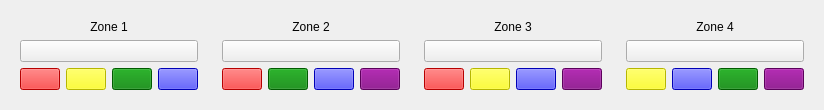
                  <widget class="QWidget" name="tab_5">
                   <attribute name="title">
                    <string>Static</string>
                   </attribute>
                   <layout class="QHBoxLayout" name="horizontalLayout_13">
                    <item alignment="Qt::AlignHCenter">
                     <widget class="QWidget" name="widget_9" native="true">
                      <layout class="QVBoxLayout" name="verticalLayout_8">
                       <item>
                        <widget class="QPushButton" name="pushButton_8">
                         <property name="font">
                          <font>
                           <pointsize>9</pointsize>
                          </font>
                         </property>
                         <property name="styleSheet">
                          <string notr="true">*{
border:none;}</string>
                         </property>
                         <property name="text">
                          <string>Zone 1</string>
                         </property>
                         <property name="icon">
                          <iconset>
                           <normaloff>D:/C/uet_3_2/tuong tac/library/toggle-left.svg</normaloff>D:/C/uet_3_2/tuong tac/library/toggle-left.svg</iconset>
                         </property>
                         <property name="iconSize">
                          <size>
                           <width>30</width>
                           <height>30</height>
                          </size>
                         </property>
                        </widget>
                       </item>
                       <item>
                        <widget class="QPushButton" name="pushButton_9">
                         <property name="styleSheet">
                          <string notr="true"/>
                         </property>
                         <property name="text">
                          <string/>
                         </property>
                        </widget>
                       </item>
                       <item>
                        <layout class="QHBoxLayout" name="horizontalLayout_17">
                         <item>
                          <widget class="QPushButton" name="pushButton_24">
                           <property name="enabled">
                            <bool>true</bool>
                           </property>
                           <property name="styleSheet">
                            <string notr="true">background-color:red

</string>
                           </property>
                           <property name="text">
                            <string/>
                           </property>
                          </widget>
                         </item>
                         <item>
                          <widget class="QPushButton" name="pushButton_6">
                           <property name="styleSheet">
                            <string notr="true">background-color:yellow

</string>
                           </property>
                           <property name="text">
                            <string/>
                           </property>
                          </widget>
                         </item>
                         <item>
                          <widget class="QPushButton" name="pushButton_22">
                           <property name="styleSheet">
                            <string notr="true">background-color:green</string>
                           </property>
                           <property name="text">
                            <string/>
                           </property>
                          </widget>
                         </item>
                         <item>
                          <widget class="QPushButton" name="pushButton_23">
                           <property name="styleSheet">
                            <string notr="true">background-color:blue</string>
                           </property>
                           <property name="text">
                            <string/>
                           </property>
                          </widget>
                         </item>
                        </layout>
                       </item>
                      </layout>
                     </widget>
                    </item>
                    <item>
                     <widget class="QWidget" name="widget_10" native="true">
                      <layout class="QVBoxLayout" name="verticalLayout_9">
                       <item>
                        <widget class="QPushButton" name="pushButton_10">
                         <property name="font">
                          <font>
                           <pointsize>9</pointsize>
                          </font>
                         </property>
                         <property name="styleSheet">
                          <string notr="true">*{
border:none;}</string>
                         </property>
                         <property name="text">
                          <string>Zone 2</string>
                         </property>
                         <property name="icon">
                          <iconset>
                           <normaloff>D:/C/uet_3_2/tuong tac/library/toggle-left.svg</normaloff>D:/C/uet_3_2/tuong tac/library/toggle-left.svg</iconset>
                         </property>
                         <property name="iconSize">
                          <size>
                           <width>30</width>
                           <height>30</height>
                          </size>
                         </property>
                        </widget>
                       </item>
                       <item>
                        <widget class="QPushButton" name="pushButton_11">
                         <property name="styleSheet">
                          <string notr="true"/>
                         </property>
                         <property name="text">
                          <string/>
                         </property>
                        </widget>
                       </item>
                       <item>
                        <layout class="QHBoxLayout" name="horizontalLayout_18">
                         <item>
                          <widget class="QPushButton" name="pushButton_25">
                           <property name="styleSheet">
                            <string notr="true">background-color:red</string>
                           </property>
                           <property name="text">
                            <string/>
                           </property>
                          </widget>
                         </item>
                         <item>
                          <widget class="QPushButton" name="pushButton_26">
                           <property name="styleSheet">
                            <string notr="true">background-color:green
</string>
                           </property>
                           <property name="text">
                            <string/>
                           </property>
                          </widget>
                         </item>
                         <item>
                          <widget class="QPushButton" name="pushButton_27">
                           <property name="styleSheet">
                            <string notr="true">background-color:blue
</string>
                           </property>
                           <property name="text">
                            <string/>
                           </property>
                          </widget>
                         </item>
                         <item>
                          <widget class="QPushButton" name="pushButton_28">
                           <property name="styleSheet">
                            <string notr="true">background-color:purple</string>
                           </property>
                           <property name="text">
                            <string/>
                           </property>
                          </widget>
                         </item>
                        </layout>
                       </item>
                      </layout>
                     </widget>
                    </item>
                    <item>
                     <widget class="QWidget" name="widget_11" native="true">
                      <layout class="QVBoxLayout" name="verticalLayout_10">
                       <item>
                        <widget class="QPushButton" name="pushButton_12">
                         <property name="font">
                          <font>
                           <pointsize>9</pointsize>
                          </font>
                         </property>
                         <property name="styleSheet">
                          <string notr="true">*{
border:none;}</string>
                         </property>
                         <property name="text">
                          <string>Zone 3</string>
                         </property>
                         <property name="icon">
                          <iconset>
                           <normaloff>D:/C/uet_3_2/tuong tac/library/toggle-left.svg</normaloff>D:/C/uet_3_2/tuong tac/library/toggle-left.svg</iconset>
                         </property>
                         <property name="iconSize">
                          <size>
                           <width>30</width>
                           <height>30</height>
                          </size>
                         </property>
                        </widget>
                       </item>
                       <item>
                        <widget class="QPushButton" name="pushButton_13">
                         <property name="text">
                          <string/>
                         </property>
                        </widget>
                       </item>
                       <item>
                        <layout class="QHBoxLayout" name="horizontalLayout_19">
                         <item>
                          <widget class="QPushButton" name="pushButton_29">
                           <property name="styleSheet">
                            <string notr="true">background-color:red</string>
                           </property>
                           <property name="text">
                            <string/>
                           </property>
                          </widget>
                         </item>
                         <item>
                          <widget class="QPushButton" name="pushButton_30">
                           <property name="styleSheet">
                            <string notr="true">background-color:yellow</string>
                           </property>
                           <property name="text">
                            <string/>
                           </property>
                          </widget>
                         </item>
                         <item>
                          <widget class="QPushButton" name="pushButton_31">
                           <property name="styleSheet">
                            <string notr="true">background-color:blue</string>
                           </property>
                           <property name="text">
                            <string/>
                           </property>
                          </widget>
                         </item>
                         <item>
                          <widget class="QPushButton" name="pushButton_32">
                           <property name="styleSheet">
                            <string notr="true">background-color:purple</string>
                           </property>
                           <property name="text">
                            <string/>
                           </property>
                          </widget>
                         </item>
                        </layout>
                       </item>
                      </layout>
                     </widget>
                    </item>
                    <item>
                     <widget class="QWidget" name="widget_12" native="true">
                      <layout class="QVBoxLayout" name="verticalLayout_11">
                       <item>
                        <widget class="QPushButton" name="pushButton_15">
                         <property name="font">
                          <font>
                           <pointsize>9</pointsize>
                          </font>
                         </property>
                         <property name="styleSheet">
                          <string notr="true">*{
border:none;}</string>
                         </property>
                         <property name="text">
                          <string>Zone 4</string>
                         </property>
                         <property name="icon">
                          <iconset>
                           <normaloff>D:/C/uet_3_2/tuong tac/library/toggle-left.svg</normaloff>D:/C/uet_3_2/tuong tac/library/toggle-left.svg</iconset>
                         </property>
                         <property name="iconSize">
                          <size>
                           <width>30</width>
                           <height>30</height>
                          </size>
                         </property>
                        </widget>
                       </item>
                       <item>
                        <widget class="QPushButton" name="pushButton_14">
                         <property name="text">
                          <string/>
                         </property>
                        </widget>
                       </item>
                       <item>
                        <layout class="QHBoxLayout" name="horizontalLayout_20">
                         <item>
                          <widget class="QPushButton" name="pushButton_33">
                           <property name="styleSheet">
                            <string notr="true">background-color:yellow
</string>
                           </property>
                           <property name="text">
                            <string/>
                           </property>
                          </widget>
                         </item>
                         <item>
                          <widget class="QPushButton" name="pushButton_34">
                           <property name="styleSheet">
                            <string notr="true">background-color:blue</string>
                           </property>
                           <property name="text">
                            <string/>
                           </property>
                          </widget>
                         </item>
                         <item>
                          <widget class="QPushButton" name="pushButton_35">
                           <property name="styleSheet">
                            <string notr="true">background-color:green</string>
                           </property>
                           <property name="text">
                            <string/>
                           </property>
                          </widget>
                         </item>
                         <item>
                          <widget class="QPushButton" name="pushButton_36">
                           <property name="styleSheet">
                            <string notr="true">background-color:purple</string>
                           </property>
                           <property name="text">
                            <string/>
                           </property>
                          </widget>
                         </item>
                        </layout>
                       </item>
                      </layout>
                     </widget>
                    </item>
                   </layout>
                  </widget>
